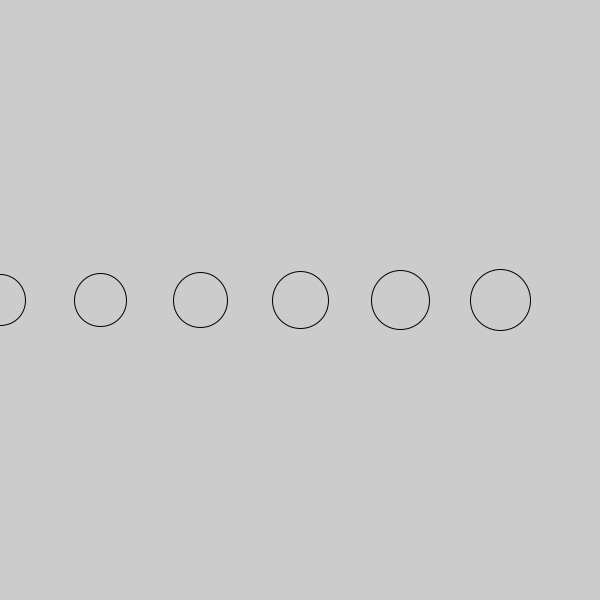
Frame 1 (no input)
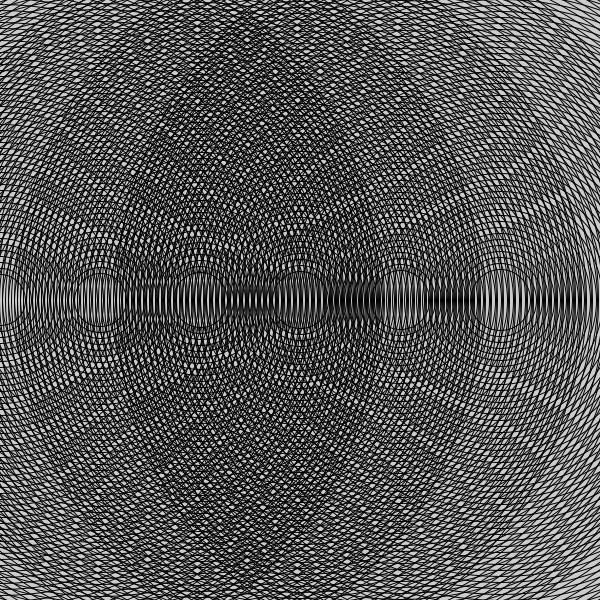
Frame 60 (the mouse pressed at the canvas centre just before this capture)
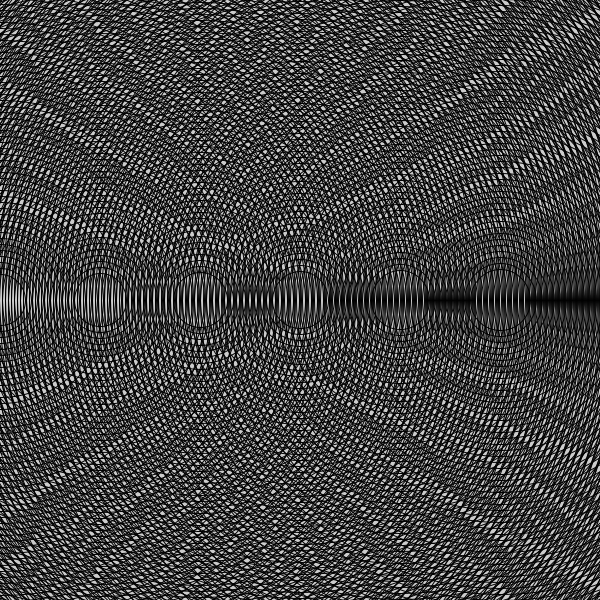
Frame 120 (the mouse held since frame 60 and released just before this capture)

The Processing sketch that drew these frames (run headless with seeded random() and noise(); from frame 60 on, the mouse is pressed at the canvas centre):

// Processing sketch: weird_circle_art
// ── weird_circle_art.pde
int e= 50;
void setup(){
  size(600,600);
}

void draw(){
  for(int i = 0; i <width; i+=100){
    noFill();
    strokeWeight(1);
    ellipse(i,height/2,e++,e++);
  }
}
